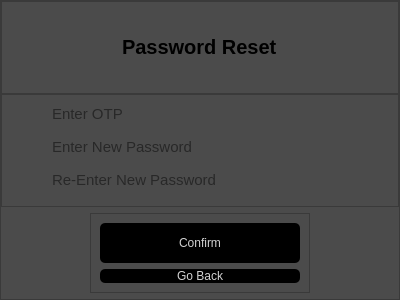
<?xml version="1.0" encoding="UTF-8"?>
<ui version="4.0">
 <class>Form</class>
 <widget class="QWidget" name="Form">
  <property name="geometry">
   <rect>
    <x>0</x>
    <y>0</y>
    <width>400</width>
    <height>300</height>
   </rect>
  </property>
  <property name="font">
   <font>
    <pointsize>15</pointsize>
   </font>
  </property>
  <property name="windowTitle">
   <string>Form</string>
  </property>
  <layout class="QVBoxLayout" name="verticalLayout">
   <property name="spacing">
    <number>0</number>
   </property>
   <property name="leftMargin">
    <number>0</number>
   </property>
   <property name="topMargin">
    <number>0</number>
   </property>
   <property name="rightMargin">
    <number>0</number>
   </property>
   <property name="bottomMargin">
    <number>0</number>
   </property>
   <item>
    <widget class="QWidget" name="widget" native="true">
     <layout class="QHBoxLayout" name="horizontalLayout">
      <property name="spacing">
       <number>0</number>
      </property>
      <property name="leftMargin">
       <number>0</number>
      </property>
      <property name="topMargin">
       <number>0</number>
      </property>
      <property name="rightMargin">
       <number>0</number>
      </property>
      <property name="bottomMargin">
       <number>0</number>
      </property>
      <item>
       <widget class="QFrame" name="frame">
        <property name="styleSheet">
         <string notr="true">background-color: rgb(75, 75, 75);</string>
        </property>
        <property name="frameShape">
         <enum>QFrame::StyledPanel</enum>
        </property>
        <property name="frameShadow">
         <enum>QFrame::Raised</enum>
        </property>
        <layout class="QVBoxLayout" name="verticalLayout_2">
         <property name="spacing">
          <number>0</number>
         </property>
         <property name="leftMargin">
          <number>0</number>
         </property>
         <property name="topMargin">
          <number>0</number>
         </property>
         <property name="rightMargin">
          <number>0</number>
         </property>
         <property name="bottomMargin">
          <number>0</number>
         </property>
         <item>
          <widget class="QFrame" name="frame_2">
           <property name="frameShape">
            <enum>QFrame::StyledPanel</enum>
           </property>
           <property name="frameShadow">
            <enum>QFrame::Raised</enum>
           </property>
           <layout class="QHBoxLayout" name="horizontalLayout_2">
            <property name="spacing">
             <number>6</number>
            </property>
            <property name="leftMargin">
             <number>9</number>
            </property>
            <property name="topMargin">
             <number>9</number>
            </property>
            <property name="rightMargin">
             <number>9</number>
            </property>
            <property name="bottomMargin">
             <number>9</number>
            </property>
            <item alignment="Qt::AlignHCenter|Qt::AlignVCenter">
             <widget class="QLabel" name="label">
              <property name="font">
               <font>
                <pointsize>15</pointsize>
                <weight>75</weight>
                <bold>true</bold>
               </font>
              </property>
              <property name="text">
               <string>Password Reset</string>
              </property>
              <property name="alignment">
               <set>Qt::AlignLeading|Qt::AlignLeft|Qt::AlignVCenter</set>
              </property>
             </widget>
            </item>
           </layout>
          </widget>
         </item>
         <item>
          <widget class="QFrame" name="frame_4">
           <property name="frameShape">
            <enum>QFrame::StyledPanel</enum>
           </property>
           <property name="frameShadow">
            <enum>QFrame::Raised</enum>
           </property>
           <layout class="QVBoxLayout" name="verticalLayout_3">
            <item alignment="Qt::AlignHCenter">
             <widget class="QLineEdit" name="otp_passreset_lineEdit">
              <property name="minimumSize">
               <size>
                <width>300</width>
                <height>0</height>
               </size>
              </property>
              <property name="font">
               <font>
                <pointsize>11</pointsize>
               </font>
              </property>
              <property name="styleSheet">
               <string notr="true">background-color:rgba(0, 0, 0, 0);
border:none;
border-bottom: 2px solid rgbargb(255, 255, 255, 210);
color:rgba(0, 0, 0, 240);
padding-bottom: 7px;</string>
              </property>
              <property name="placeholderText">
               <string>Enter OTP</string>
              </property>
             </widget>
            </item>
            <item alignment="Qt::AlignHCenter">
             <widget class="QLineEdit" name="new_password_lineEdit">
              <property name="minimumSize">
               <size>
                <width>300</width>
                <height>0</height>
               </size>
              </property>
              <property name="font">
               <font>
                <pointsize>11</pointsize>
               </font>
              </property>
              <property name="styleSheet">
               <string notr="true">background-color:rgba(0, 0, 0, 0);
border:none;
border-bottom: 2px solid rgbargb(255, 255, 255, 210);
color:rgba(0, 0, 0, 240);
padding-bottom: 7px;</string>
              </property>
              <property name="echoMode">
               <enum>QLineEdit::Password</enum>
              </property>
              <property name="placeholderText">
               <string>Enter New Password</string>
              </property>
             </widget>
            </item>
            <item alignment="Qt::AlignHCenter">
             <widget class="QLineEdit" name="confirm_new_lineEdit_2">
              <property name="minimumSize">
               <size>
                <width>300</width>
                <height>0</height>
               </size>
              </property>
              <property name="font">
               <font>
                <pointsize>11</pointsize>
               </font>
              </property>
              <property name="styleSheet">
               <string notr="true">background-color:rgba(0, 0, 0, 0);
border:none;
border-bottom: 2px solid rgbargb(255, 255, 255, 210);
color:rgba(0, 0, 0, 240);
padding-bottom: 7px;</string>
              </property>
              <property name="echoMode">
               <enum>QLineEdit::Password</enum>
              </property>
              <property name="placeholderText">
               <string>Re-Enter New Password</string>
              </property>
             </widget>
            </item>
           </layout>
          </widget>
         </item>
         <item alignment="Qt::AlignHCenter|Qt::AlignVCenter">
          <widget class="QFrame" name="frame_3">
           <property name="frameShape">
            <enum>QFrame::StyledPanel</enum>
           </property>
           <property name="frameShadow">
            <enum>QFrame::Raised</enum>
           </property>
           <layout class="QVBoxLayout" name="verticalLayout_4">
            <item>
             <widget class="QPushButton" name="confirm_pushButton">
              <property name="minimumSize">
               <size>
                <width>200</width>
                <height>40</height>
               </size>
              </property>
              <property name="font">
               <font>
                <pointsize>9</pointsize>
               </font>
              </property>
              <property name="styleSheet">
               <string notr="true">QPushButton#confirm_pushButton{
	
	background-color: rgb(0, 0, 0);
	color:rgba(255, 255, 255, 210);
	border-radius: 5px;
}

QPushButton#confirm_pushButton:hover{
	background-color: qlineargradient(spread:pad, x1:0, y1:0, x2:1, y2:0, stop:0 rgba(0, 0, 0, 255), stop:1 rgba(139, 139, 139));
}

QPushButton#confirm_pushButton:pressed{
	padding-left:5px;
	padding-top:5px;
	background-color: rgba(139, 139, 139);
}</string>
              </property>
              <property name="text">
               <string>Confirm</string>
              </property>
             </widget>
            </item>
            <item>
             <widget class="QPushButton" name="goToGenerate_pushButton">
              <property name="font">
               <font>
                <pointsize>9</pointsize>
               </font>
              </property>
              <property name="styleSheet">
               <string notr="true">QPushButton#goToGenerate_pushButton{
	
	background-color: rgb(0, 0, 0);
	color:rgba(255, 255, 255, 210);
	border-radius: 5px;
}

QPushButton#goToGenerate_pushButton:hover{
	background-color: qlineargradient(spread:pad, x1:0, y1:0, x2:1, y2:0, stop:0 rgba(0, 0, 0, 255), stop:1 rgba(139, 139, 139));
}

QPushButton#goToGenerate_pushButton:pressed{
	padding-left:5px;
	padding-top:5px;
	background-color: rgba(139, 139, 139);
}</string>
              </property>
              <property name="text">
               <string>Go Back</string>
              </property>
             </widget>
            </item>
           </layout>
          </widget>
         </item>
        </layout>
       </widget>
      </item>
     </layout>
    </widget>
   </item>
  </layout>
 </widget>
 <resources/>
 <connections/>
</ui>
